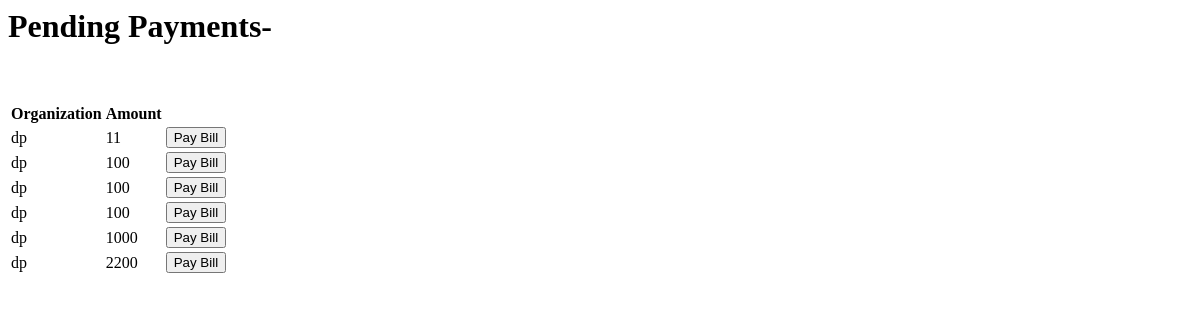
/ins_pending/, run on an earlier commit of the app's database.
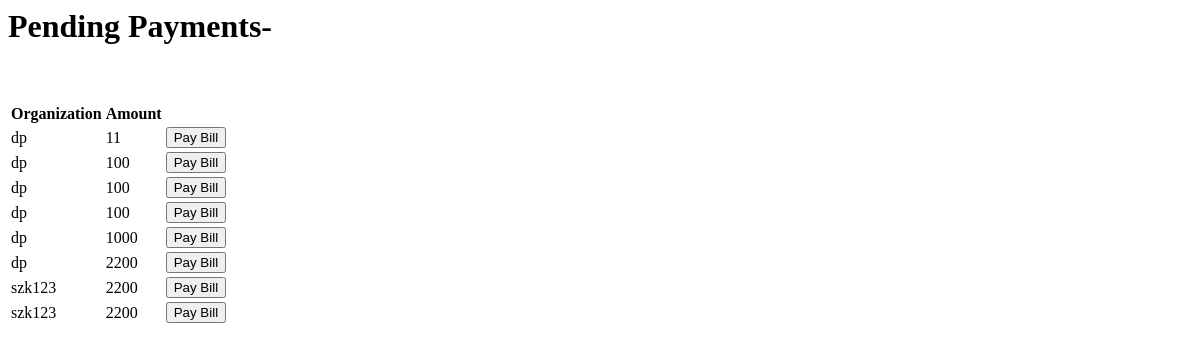
And on a later commit of the database.
### accounts/models.py (models this page shows, shortened)
class CustomUser(AbstractBaseUser):
    email = models.EmailField(verbose_name='email',max_length=60,unique=True)
    is_email_verified = models.BooleanField(default=False)
    username = models.CharField(max_length=30,unique=True)
    date_joined = models.DateTimeField(verbose_name='date_joined',auto_now_add=True)
    last_login = models.DateTimeField(verbose_name='last_login',auto_now = True)
    is_admin = models.BooleanField(default=False)
    is_active = models.BooleanField(default=True)
    is_staff = models.BooleanField(default=False)
    is_superuser = models.BooleanField(default=False)
    official_name = models.CharField(max_length=50)
    address = models.CharField(max_length=50)
    mobile = models.IntegerField(default=0)
    is_approved = models.BooleanField(default=False)
    user_type = models.CharField(max_length=30,choices=USER_TYPE)
    symm_key = models.CharField(max_length=150, editable=False)
    USERNAME_FIELD = 'username'
    REQUIRED_FIELDS = ['email','official_name','address','user_type','mobile']
    objects = CustomUserManager()
    def __str__(self):
        return self.username

class Insurance(models.Model):
    user = models.ForeignKey(CustomUser,on_delete=models.CASCADE)
    ins_amount = models.CharField(max_length=100,default='')
    def __str__(self):
        return self.ins_amount

### accounts/views.py (the view)
# urls.py: path('ins_pending/',insurance_pay, name="ins_pay"),
def insurance_pay(request):
    amount=Insurance.objects.all()
    amountshared=InsuranceShared.objects.all()
    custom_user= CustomUser.objects.all()
    print(amount)
    sends=[]
    users=[]
    try_users=[]
    for a in amountshared:
        try_users.append(a.shared_to_id)
        print('val of trial is',try_users)
    for i in range(len(try_users)):
         for j in range(len(custom_user)):
            if(custom_user[j].id)==try_users[i]:
             try_users[i]=custom_user[j].username
    print('try_users is',CustomUser.get_username)
    for am in amount:
        print('amount is', len(am.ins_amount))
        print(am.ins_amount)
        if len(am.ins_amount) !=0 :
            sends.append(am.ins_amount)
            users.append(am.user)
            print('user to',users)
        else:
            sends.append(100)
    print(sends)
    print(try_users)
    details = zip(sends, try_users)
    ins_context = {
            'details': details,
        }
    return render(request,'payments/pay_insurance.html',ins_context)

### templates/payments/pay_insurance.html (shortened to what this page needs)
{% block content %}
<h1>Pending Payments- </h1>
<table>
  <th >Organization  </th>
  <th >Amount</th>
<tr>
  {% for send, user in details %}
<form method="post" action="/payments/views/homepage">
 <td><label for="user">{{user}}</label> </td>
 <td> <label for="amount"> {{  send   }}   </label>  </td>
  <td><input type="submit" value="Pay Bill"></td>
</form>
</tr>
{%endfor%}
</table>
{%endblock%}

What changed in the data, as far as the page shows it:
now on this page (row edited): CustomUser: details "szk123" "szk123"
now on this page (row unchanged): Insurance: details "2200"
now on this page (row unchanged): Insurance: details "2200"
Also different on the page:
new list line: "Pay Bill"
